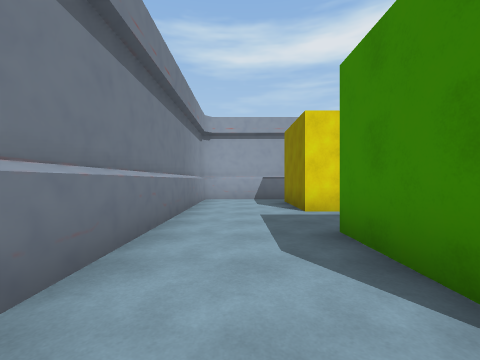
View 1 (above)

24 first-person views from a walk through a 3-D level made in the Unity game engine. The camera is 1.4 m above the floor, looks level and sees 90° across. The floor is counted in squares, 2 m on a side. Each view is taken from the middle of a square. On the plan, view 1 faces up. The plan holds only what a view shows up to about 9 squares ahead; the rest is blank. The place goes on beyond the plan. The player character is not drawn. Some animated figures are left out.

View 2
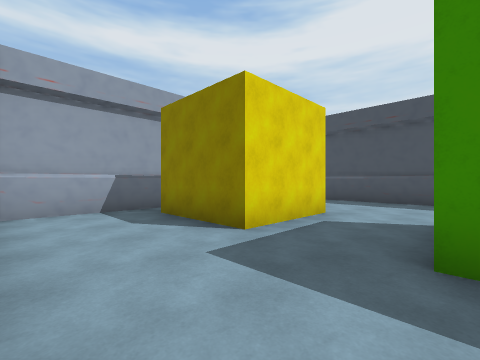

View 3
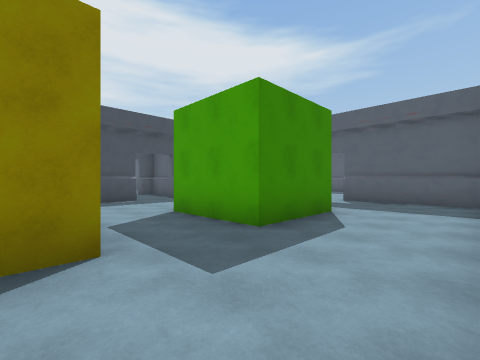

View 4
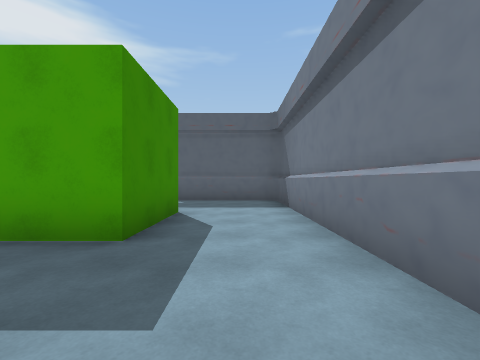

View 5
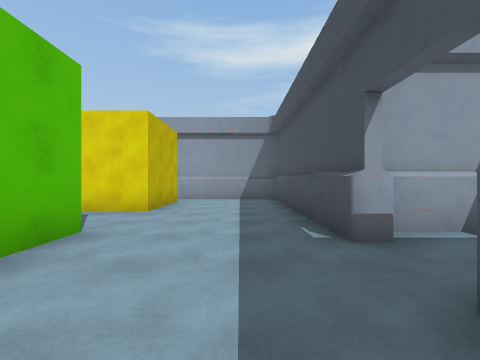

View 6
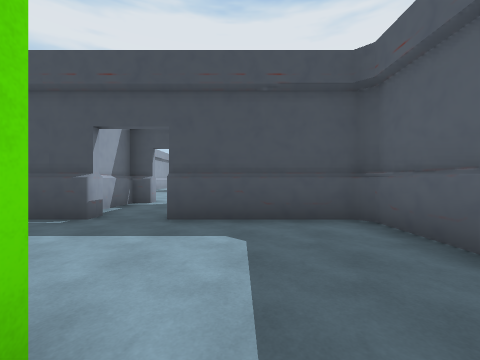

View 7
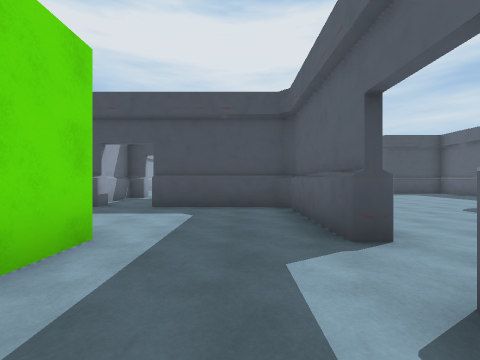

View 8
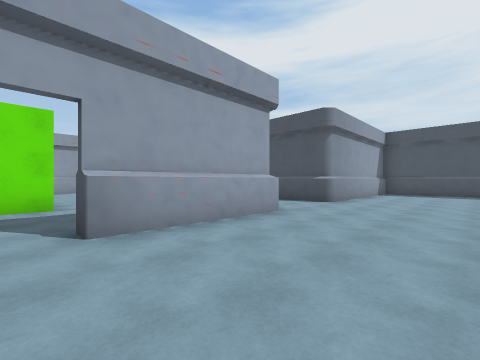

View 9
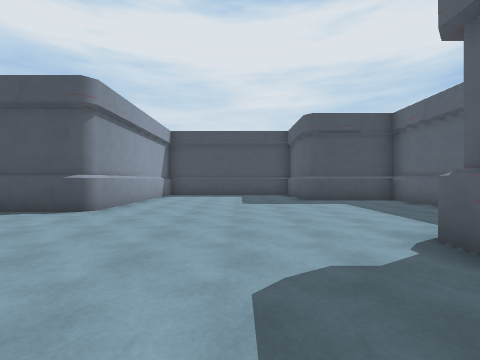

View 10
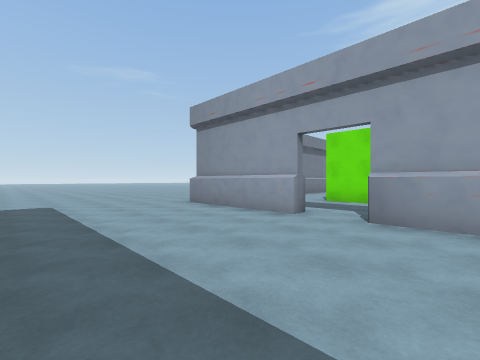

View 11
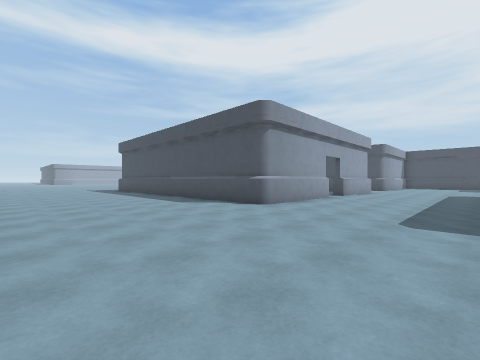

View 12
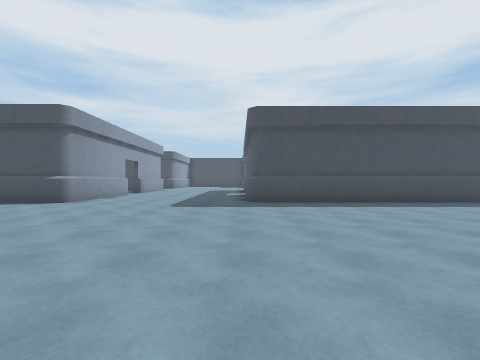

View 13
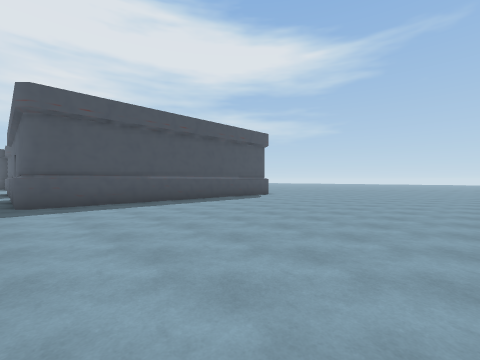

View 14
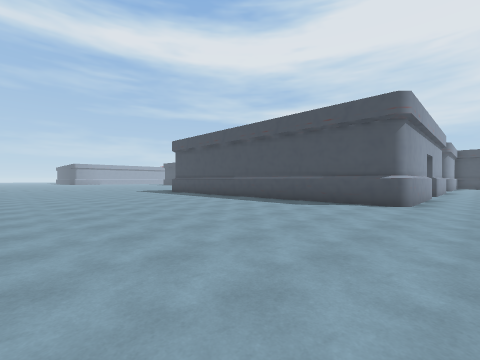

View 15
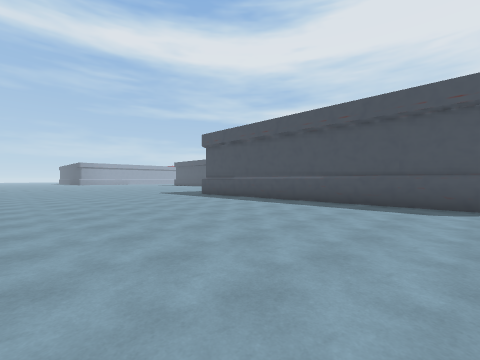

View 16
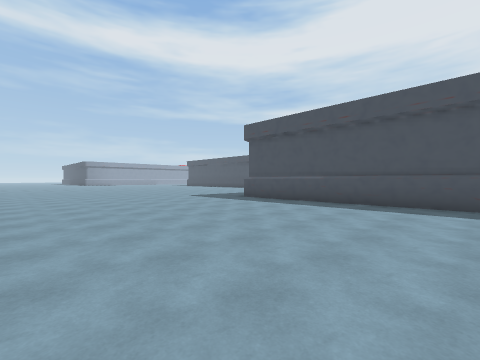

View 17
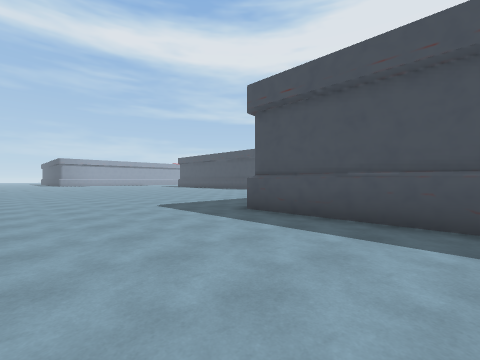

View 18
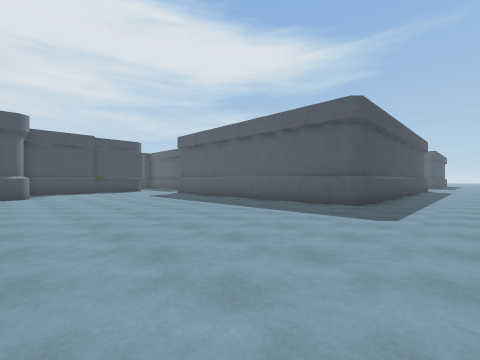

View 19
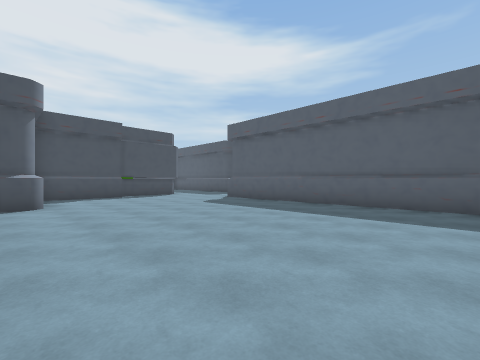

View 20
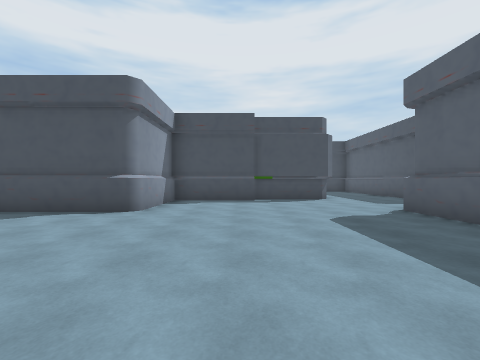

View 21
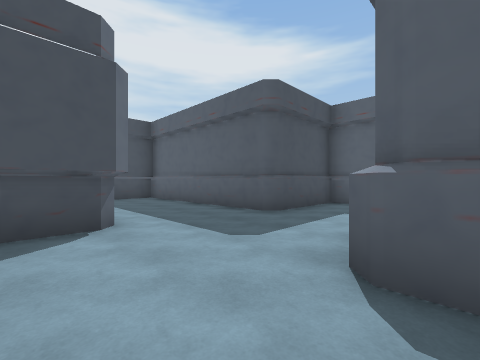

View 22
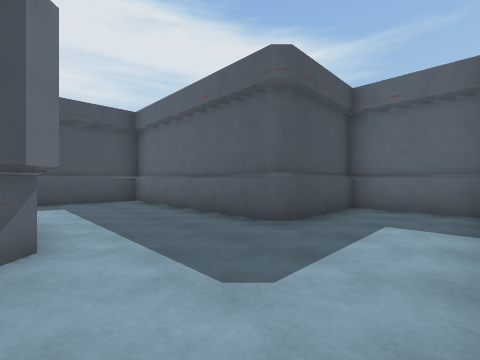

View 23
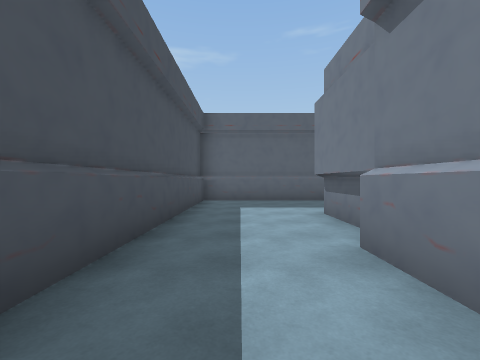

View 24
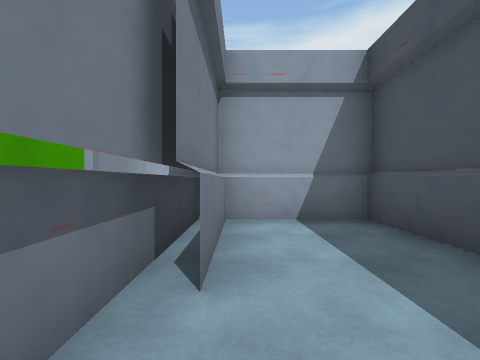

### Floor plan
Ten units are one square. View 1 is at (0, 0); x grows to the right and y downward. Boxes are objects, and circles mark ways between rooms. Rooms are numbered by the first view taken in them; rooms with no view inside come last. Other rooms are left out.
<svg viewBox="-35 -180 202 341">
<path fill="none" stroke="#000" d="M24 -7 14 -7 14 -32 39 -32 39 -21M39 -79 39 -53 14 -53 14 -79M20 -87 -10 -87 -12 -85 -12 19M73 -27 73 -84M71 -87 38 -87M-11 23 23 23M37 23 70 23 73 20 73 -4M71 25 75 21M39 -7 24 -7M-17 25 -17 -90 -15 -92 75 -92 78 -90M23 23 23 28 -15 28M-11 83 15 83M75 28 37 28 37 23M80 -37 105 -37M73 -92 76 -88M102 -36 102 -65 105 -67 162 -67 162 -152 137 -152 137 -125M73 83 78 83M109 -96 105 -99M110 -97 107 -100 107 -125M-15 156 -15 85M140 28 105 28 102 25 102 6M102 -125 102 -152 73 -152 73 -175M113 113 133 113 132 85 135 83 140 83M125 -134 125 -124M133 -152 133 -99M77 -27 73 -27M73 -4 73 -14M107 -27 102 -27 102 -32 80 -32"/>
<circle cx="20" cy="5" r="3" fill="#2a7"/>
<circle cx="55" cy="-30" r="3" fill="#2a7"/>
<circle cx="40" cy="5" r="3" fill="#2a7"/>
<circle cx="55" cy="-10" r="3" fill="#2a7"/>
<circle cx="30" cy="20" r="3" fill="#2a7"/>
<text x="20" y="-40">1</text>
<text x="50" y="0">2</text>
<text x="30" y="0">3</text>
<text x="-30" y="-10">4</text>
<text x="70" y="-20">5</text>
</svg>
Room 1 opens to room 3. Room 1 opens to room 5. Room 2 opens to room 3. Room 2 opens to room 5. Room 3 opens to room 4.

Where each view was taken, in squares from view 1:
view 1: 0 up, 0 right, facing up
view 2: 3 up, 1 left, facing up-right
view 3: 6 up, 1 left, facing down-right
view 4: 6 up, 0 right, facing down
view 5: 0 up, 6 right, facing up
view 6: 0 up, 3 right, facing right
view 7: 1 down, 1 right, facing right
view 8: 6 down, 3 right, facing up-right
view 9: 6 down, 5 right, facing right
view 10: 7 down, 5 right, facing up-left
view 11: 7 down, 7 left, facing up-right
view 12: 8 down, 9 left, facing right
view 13: 8 down, 9 left, facing down-right
view 14: 4 down, 9 left, facing up-right
view 15: 1 down, 9 left, facing up-right
view 16: 2 up, 9 left, facing up-right
view 17: 5 up, 6 left, facing up-right
view 18: 16 up, 4 left, facing down-right
view 19: 16 up, 0 right, facing down-right
view 20: 13 up, 2 right, facing right
view 21: 11 up, 7 right, facing down-right
view 22: 10 up, 8 right, facing down-right
view 23: 15 up, 15 right, facing down
view 24: 11 up, 14 right, facing up
